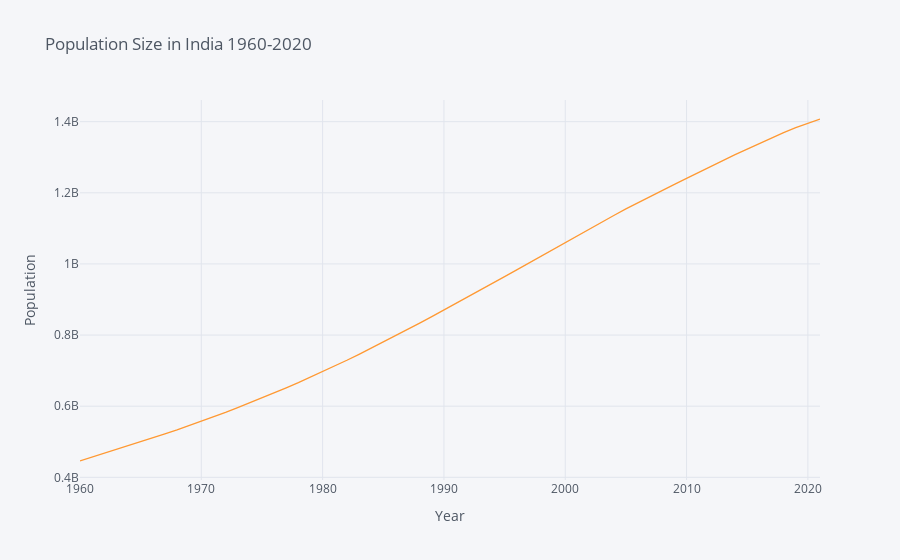

This figure's notebook cell:
### Code cell
# visualize population size over time in India, 1960-2020

import cufflinks as cf

variable_labels = {"SP.POP.TOTL":"World Population"}

IND_DATA = wbdata.get_dataframe(variable_labels, country="IND")

# Date index is of type string; change to integers
IND_DATA.index = IND_DATA.index.astype(int)

cf.go_offline()

IND_DATA.index = IND_DATA.index.astype(int)
IND_DATA.head()

IND_DATA.iplot(title="Population Size in India 1960-2020",yTitle='Population',xTitle='Year')

### Figure 1 — Plotly figure (JSON) as saved in the notebook; plotly's stock layout.template omitted (floating-point values rounded to 4 significant figures)
{"data": [{"line": {"color": "rgba(255, 153, 51, 1.0)", "dash": "solid", "shape": "linear", "width": 1.3}, "mode": "lines", "name": "World Population", "text": "", "type": "scatter", "x": [2021, 2020, 2019, 2018, 2017, 2016, 2015, 2014, 2013, 2012, 2011, 2010, 2009, 2008, 2007, 2006, 2005, 2004, 2003, 2002, 2001, 2000, 1999, 1998, 1997, 1996, 1995, 1994, 1993, 1992, 1991, 1990, 1989, 1988, 1987, 1986, 1985, 1984, 1983, 1982, 1981, 1980, 1979, 1978, 1977, 1976, 1975, 1974, 1973, 1972, 1971, 1970, 1969, 1968, 1967, 1966, 1965, 1964, 1963, 1962, 1961, 1960], "y": [1407563842, 1396387127, 1383112050, 1369003306, 1354195680, 1338636340, 1322866505, 1307246509, 1291132063, 1274487215, 1257621191, 1240613620, 1223640160, 1206734806, 1189691809, 1172373788, 1154638713, 1136264583, 1117415123, 1098313039, 1078970907, 1059633675, 1040500054, 1021434576, 1002335230, 983281218, 964279129, 945261958, 926351297, 907574049, 888941756, 870452165, 852012673, 833729681, 815716125, 797878993, 780242084, 762895156, 745826546, 729169466, 712869298, 696828385, 681248383, 666267760, 651685628, 637451448, 623524219, 609721951, 596107483, 582837973, 569999178, 557501301, 545314670, 533431909, 521987069, 510992617, 500114346, 489059309, 477933619, 467024193, 456351876, 445954579]}], "layout": {"legend": {"bgcolor": "#F5F6F9", "font": {"color": "#4D5663"}}, "paper_bgcolor": "#F5F6F9", "plot_bgcolor": "#F5F6F9", "title": {"font": {"color": "#4D5663"}, "text": "Population Size in India 1960-2020"}, "xaxis": {"gridcolor": "#E1E5ED", "showgrid": true, "tickfont": {"color": "#4D5663"}, "title": {"font": {"color": "#4D5663"}, "text": "Year"}, "zerolinecolor": "#E1E5ED"}, "yaxis": {"gridcolor": "#E1E5ED", "showgrid": true, "tickfont": {"color": "#4D5663"}, "title": {"font": {"color": "#4D5663"}, "text": "Population"}, "zerolinecolor": "#E1E5ED"}}}
